Frame 1 (no input): blank canvas, image omitted
Frame 60 (the mouse pressed at the canvas centre just before this capture): blank canvas, image omitted
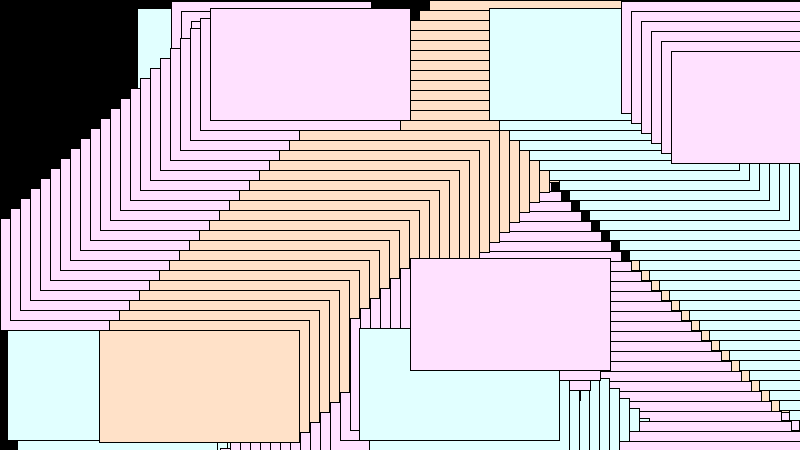
Frame 120 (the mouse held since frame 60 and released just before this capture)

The Processing sketch whose frames 1 and 60 were blank and that drew this single picture after the mouse press (run headless with seeded random() and noise(); from frame 60 on, the mouse is pressed at the canvas centre):

// Processing sketch: processing_76694
// ── processing_76694.pde

// Ryan Lofgren
// ISTA 301
// Assignment 3 - Processing
// Title: Ever changing landscape
// Description: Representation of ever changing landscapes, mentally, physically, digiatlly. 
// Instructions: Move your mouse accros the screen to affect the color and shape of the landscape.

color c1 = color(random(0,255),random(0,255),random(0,255)); // Find initial color of moving box 1
color c2 = color(random(0,255),random(0,255),random(0,255)); // Find initial color of moving box 2
color c3 = color(random(0,255),random(0,255),random(0,255)); // Find initial color of moving box 3
color c4 = color(random(0,255),random(0,255),random(0,255)); // Find initial color of moving box 4

// Find x and y starting points
float x1 = random(0,800); 
float y1 = random(0,450);
float x2 = random(0,800);
float y2 = random(0,450);
float x3 = random(0,800);
float y3 = random(0,450);
float x4 = random(0,800);
float y4 = random(0,450);

float speed = 10; // set speed of moving boxes

void setup() {
  size(800,450); // set window to 800x450 or 16:9
  background(0,0,0); // set background to black
}

void draw() {
  move(); // call void move
  display(); // call display
}

void move() {
  
  /// ---------------------------  
  /// Down and right
  x1 = x1 + speed;
  y1 = y1 + speed;
  
  if (x1 > width) {
    x1 = 1;
    c1 = color(random(0,255),random(0,255),random(0,255));
    }
  if (x1 < 0) {
    x1 = 1;
    }
  
  if (y1 > height) {
    y1 = 1;
    c1 = color(random(0,255),random(0,255),random(0,255));
    }
  if (y1 < 0) {
    y1 = 1;
    }
    
  /// -----------------------------
  ///Down and left
  x2 = x2 - speed;
  y2 = y2 + speed;
  
  if (x2 > width) {
    x2 = 799;
    }
  if (x2 < 0) {
    x2 = 799;
    c2 = color(random(0,255),random(0,255),random(0,255));
    }
  
  if (y2 > height) {
    y2 = 0;
    c2 = color(random(0,255),random(0,255),random(0,255));
    }
  if (y2 < 0) {
    y2 = 0;
    }
  
    
  /// ------------------------------
  /// Up and left
  x3 = x3 - speed;
  y3 = y3 - speed;
  
  if (x3 > width) {
    x3 = 799;
    }
  if (x3 < 0) {
    x3 = 799;
    c3 = color(random(0,255),random(0,255),random(0,255));
    }
  
  if (y3 > height) {
    y3 = 0;
    }
  if (y3 <= 0) {
    y3 = 448;
    c3 = color(random(0,255),random(0,255),random(0,255));
    }
 
  /// ------------------------------
  /// Up and right
  x4 = x4 + speed;
  y4 = y4 - speed;
  
  if (x4 > width) {
    x4 = 0;
    c4 = color(random(0,255),random(0,255),random(0,255)); 
    }
  if (x4 < 0) {
    x4 = 799;
    }
  
  if (y4 > height) {
    y4 = 0;
    }
  if (y4 <= 0) {
    y4 = 448;
    c4 = color(random(0,255),random(0,255),random(0,255));
    }
 
}

void display() { // Display function draws the rectangles
  c1 = color(mouseX,mouseY,(mouseX + mouseY)); // Find initial color of moving box 1
  fill(c1);
  rect(x1,y1,mouseX / 2,mouseY / 2); // Adject the size of the moving boxes by half the x and y position of the mouse
  c2 = color(mouseX,mouseY,(mouseX / 2)); // Find initial color of moving box 1
  fill(c2);
  rect(x2,y2,mouseX / 2,mouseY / 2); // Adject the size of the moving boxes by half the x and y position of the mouse
  c3 = color(mouseY,mouseX,(mouseX * mouseY / 2)); // Find initial color of moving box 1
  fill(c3);
  rect(x3,y3,mouseX / 2,mouseY / 2); // Adject the size of the moving boxes by half the x and y position of the mouse
  c4 = color(mouseX,mouseY,mouseX * 2); // Find initial color of moving box 1
  fill(c4);
  rect(x4,y4,mouseX / 2,mouseY / 2); // Adject the size of the moving boxes by half the x and y position of the mouse
}

void mousePressed() { // Resets the screen on a mouse click
  background(0,0,0);
}
  
